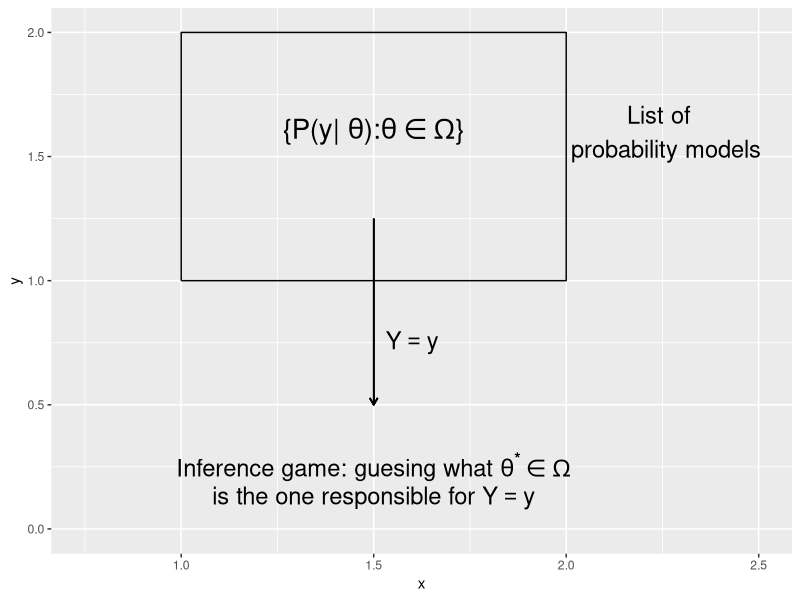
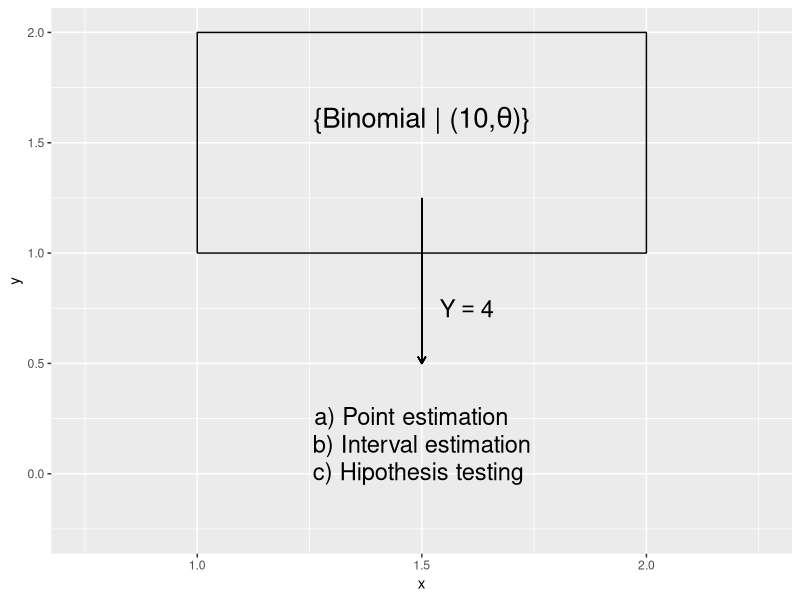
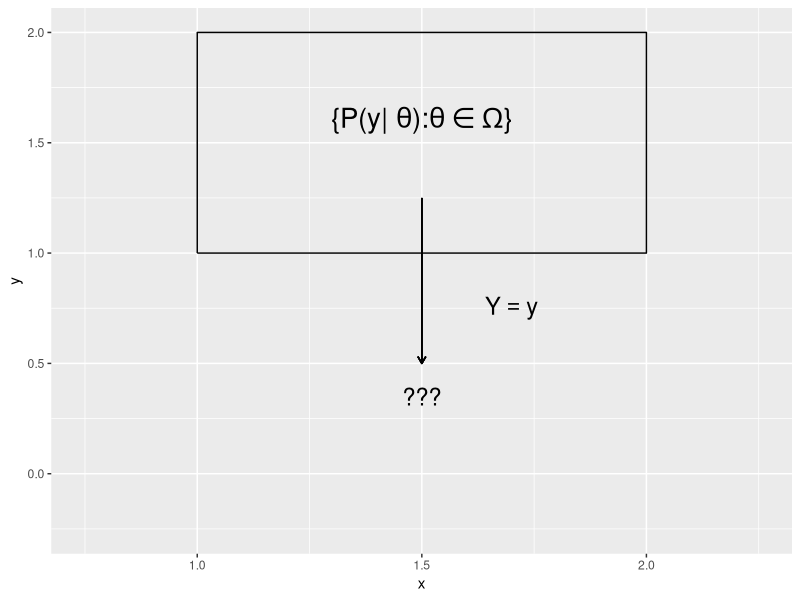
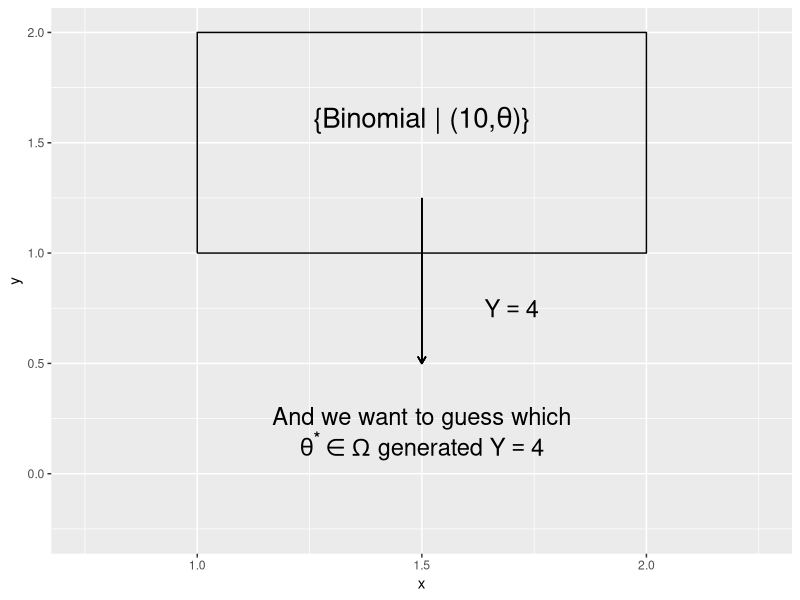
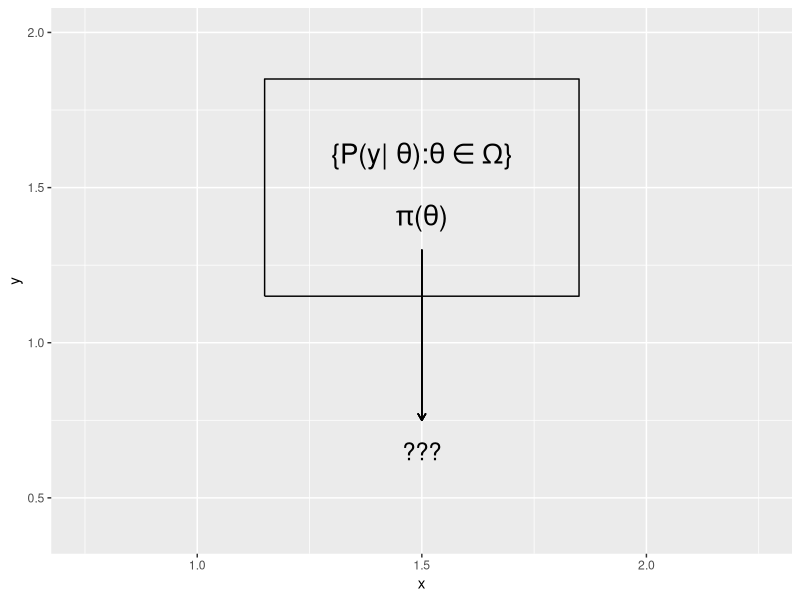
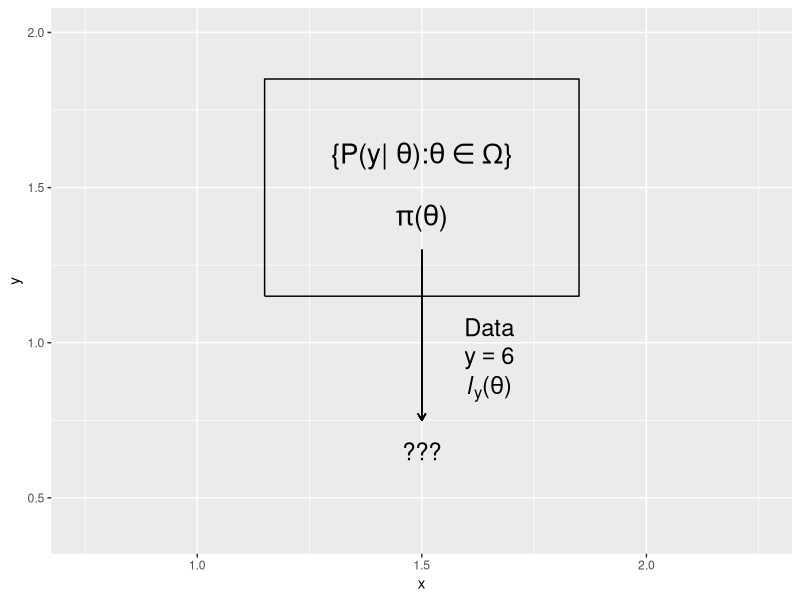
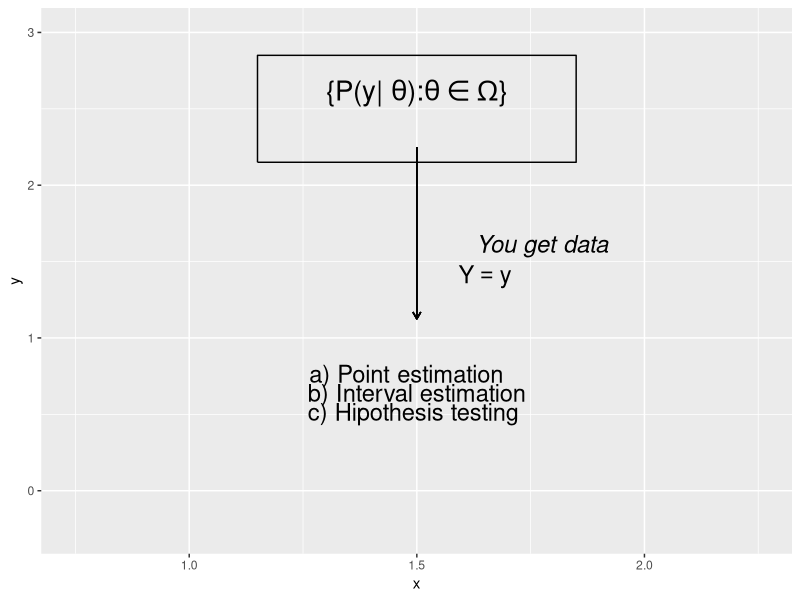
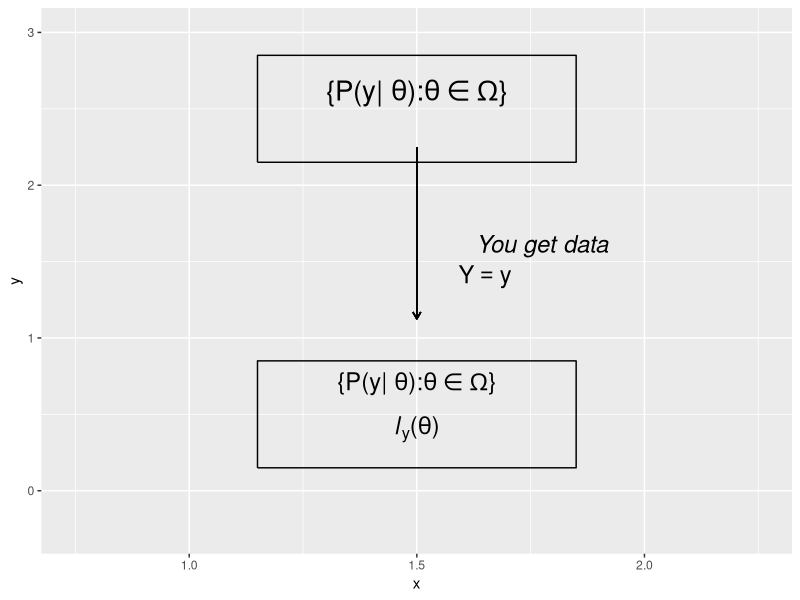

These figures' R source, in order:
library("grid")
library("ggplot2")
library("gridExtra")

nothing_theme <- theme(title = element_text(size = 20, face = "bold.italic"), 
                       panel.background = element_blank(), panel.grid.major = element_blank(), 
                       panel.grid.minor = element_blank(),
                       panel.border = element_blank(), axis.ticks = element_blank(),
                       axis.text.x = element_blank(), axis.text.y = element_blank(),
                       axis.title.x = element_blank(), axis.title.y = element_blank())

# Diagram 1 statistical model ------------------------------------------------

x <- c(1, 2, 2, 1, 1)
y <- c(1, 1, 2, 2, 1)

diagram <- data.frame(x, y)

dibuix <- ggplot(data = diagram, aes(x = x, y = y)) + ylim(0, 2) + xlim(0.75, 2.5) +
  geom_path() + 
  geom_segment(aes(x = 1.5, y = 1.25, xend = 1.5, yend = 0.5), arrow = arrow(length = unit(0.2, "cm"))) 

eq <- "'{P(y| ' * theta * '):' * theta %in% Omega * '}'"
def <- "'Inference game: guesing what ' * theta^bold('*') %in% Omega"
def2 <- "'is the one responsible for ' * Y == y"

(diagram1 <- dibuix + 
   annotate("text", x = 1.5, y = 1.6, parse = TRUE, size = 7, label = eq) +
   annotate("text", x = 2.25, y = 1.6, size = 6, label = "List of \n probability models") +
   annotate("text", x = 1.6, y = 0.75, parse = TRUE, size = 6, label = "Y == y") +
   annotate("text", x = 1.5, y = 0.25, parse = TRUE, size = 6, label = def) + 
   annotate("text", x = 1.5, y = 0.125, parse = TRUE, size = 6, label = def2))

png(filename = "figure/Statistical_model.png", width = 680)
diagram1 +  ggtitle("Statistical model") + nothing_theme
dev.off()


# Diagram 2 binomial model ------------------------------------------------

eq <- "'{Binomial | (10,' * theta * ')}'"
def1 <- "'a) Point estimation   '"
def2 <- "'b) Interval estimation'"
def3 <- "'c) Hipothesis testing '"

dibuix <- ggplot(data = diagram, aes(x = x, y = y)) + ylim(- 0.25, 2) + xlim(0.75, 2.25) +
  geom_path() + 
  geom_segment(aes(x = 1.5, y = 1.25, xend = 1.5, yend = 0.5), arrow = arrow(length = unit(0.2, "cm"))) 


(diagram2 <- dibuix + 
   annotate("text", x = 1.5, y = 1.6, parse = TRUE, size = 7, label = eq) +
   annotate("text", x = 1.6, y = 0.75, parse = TRUE, size = 6, label = "Y == 4") +
   annotate("text", x = 1.5, y = 0.25, parse = TRUE, size = 6, label = def1) + 
   annotate("text", x = 1.5, y = 0.125, parse = TRUE, size = 6, label = def2) + 
   annotate("text", x = 1.5, y = 0, parse = TRUE, size = 6, label = def3))

png(filename = "figure/exemple_binomial.png")
diagram2 +  ggtitle("Binomial model") + nothing_theme
dev.off()


# Diagram 3 stat_binom model ------------------------------------------------

x <- c(1, 2, 2, 1, 1)
y <- c(1, 1, 2, 2, 1)

diagram <- data.frame(x, y)

dibuix <- ggplot(data = diagram, aes(x = x, y = y)) + ylim(- 0.25, 2) + xlim(0.75, 2.25) +
  geom_path() + 
  geom_segment(aes(x = 1.5, y = 1.25, xend = 1.5, yend = 0.5), arrow = arrow(length = unit(0.2, "cm"))) 

eq <- "'{P(y| ' * theta * '):' * theta %in% Omega * '}'"


(diagram1 <- dibuix + 
   annotate("text", x = 1.5, y = 1.6, parse = TRUE, size = 7, label = eq) +
   annotate("text", x = 1.7, y = 0.75, parse = TRUE, size = 6, label = "Y == y") +
   annotate("text", x = 1.5, y = 0.35, parse = TRUE, size = 6, label = "'???'"))

eq <- "'{Binomial | (10,' * theta * ')}'"

expl1 <- "'And we want to guess which'"
expl2 <- "theta^bold('*') %in% Omega * ' generated ' * Y == 4"

dibuix <- ggplot(data = diagram, aes(x = x, y = y)) + ylim(- 0.25, 2) + xlim(0.75, 2.25) +
  geom_path() + 
  geom_segment(aes(x = 1.5, y = 1.25, xend = 1.5, yend = 0.5), arrow = arrow(length = unit(0.2, "cm"))) 

(diagram2 <- dibuix + 
   annotate("text", x = 1.5, y = 1.6, parse = TRUE, size = 7, label = eq) +
   annotate("text", x = 1.7, y = 0.75, parse = TRUE, size = 6, label = "Y == 4") + 
   annotate("text", x = 1.5, y = 0.25, parse = TRUE, size = 6, label = expl1) +
   annotate("text", x = 1.5, y = 0.125, parse = TRUE, size = 6, label = expl2))


p1 <- diagram1 +  ggtitle("Statistical model") + nothing_theme
p2 <- diagram2 +  ggtitle("Binomial model") + nothing_theme

png(filename = "figure/stat_mod_binom.png", width = 680)
grid.arrange(p1, p2, ncol = 2)
dev.off()

# Diagram 4 bayesian model ------------------------------------------------

x <- c(1, 2, 2, 1, 1) + 0.15*c(1, -1, -1, 1, 1)
y <- c(1, 1, 2, 2, 1) + 0.15*c(1, 1, -1, -1, 1)

diagram <- data.frame(x, y)

dibuix <- ggplot(data = diagram, aes(x = x, y = y)) + ylim(0.4, 2) + xlim(0.75, 2.25) +
  geom_path() + 
  geom_segment(aes(x = 1.5, y = 1.3, xend = 1.5, yend = 0.75), arrow = arrow(length = unit(0.2, "cm"))) 

eq <- "'{P(y| ' * theta * '):' * theta %in% Omega * '}'"
pi <- "pi * '(' * theta * ')'"
def <- "'???'"


(diagram4 <- dibuix + 
   annotate("text", x = 1.5, y = 1.6, parse = TRUE, size = 7, label = eq) +
   annotate("text", x = 1.5, y = 1.4, parse = TRUE, size = 7, label = pi) + 
   annotate("text", x = 1.5, y = 0.65, parse = TRUE, size = 6, label = def))

png(filename = "figure/bayesian_model.png")
diagram4 +  ggtitle("Bayesian model") + nothing_theme
dev.off()



# Diagram 5 bayesian model ------------------------------------------------

data <- "'Data'"
eq <- "y == 6"
lik <- "italic(l)[y] * '(' * theta * ')'"

(diagram5 <- diagram4 + 
  annotate("text", x = 1.65, y = 1.05, parse = TRUE, size = 6, label = data) +
  annotate("text", x = 1.65, y = 0.95, parse = TRUE, size = 6, label = eq) + 
  annotate("text", x = 1.65, y = 0.85, parse = TRUE, size = 6, label = lik))

png(filename = "figure/bayesian_model_amp.png")
diagram5 +  ggtitle("Bayesian model") + nothing_theme
dev.off()


# Diagram 6 All models compared -------------------------------------------

eq <- "'{P(y| ' * theta * '):' * theta %in% Omega * '}'"
def1 <- "'a) Point estimation   '"
def2 <- "'b) Interval estimation'"
def3 <- "'c) Hipothesis testing '"

diagram1 <- diagram
diagram1$y <- diagram1$y + 1

dibuix <- ggplot(data = diagram1, aes(x = x, y = y)) + ylim(- 0.25, 3) + xlim(0.75, 2.25) +
  geom_path() + 
  geom_segment(aes(x = 1.5, y = 2.25, xend = 1.5, yend = 1.125), arrow = arrow(length = unit(0.2, "cm"))) 

text1 <- "italic('You get data')"
text2 <- "Y == y"

(diagram2 <- dibuix + 
   annotate("text", x = 1.5, y = 2.6, parse = TRUE, size = 7, label = eq) +
   annotate("text", x = 1.775, y = 1.6, parse = TRUE, size = 6, label = text1) +
   annotate("text", x = 1.65, y = 1.4, parse = TRUE, size = 6, label = text2) +
   annotate("text", x = 1.5, y = 0.75, parse = TRUE, size = 6, label = def1) + 
   annotate("text", x = 1.5, y = 0.625, parse = TRUE, size = 6, label = def2) + 
   annotate("text", x = 1.5, y = 0.5, parse = TRUE, size = 6, label = def3))

fre_mod <- diagram2 +  ggtitle("Frequentist model") + nothing_theme

diagram2 <- diagram
diagram2$y <- diagram2$y -1

dibuix2 <- dibuix + geom_path(data = diagram2)

lik <- "italic(l)[y] * '(' * theta * ')'"

(diagram2 <- dibuix2 + 
   annotate("text", x = 1.5, y = 2.6, parse = TRUE, size = 7, label = eq) +
   annotate("text", x = 1.775, y = 1.6, parse = TRUE, size = 6, label = text1) +
   annotate("text", x = 1.65, y = 1.4, parse = TRUE, size = 6, label = text2) +
   annotate("text", x = 1.5, y = 0.7, parse = TRUE, size = 6, label = eq) + 
   annotate("text", x = 1.5, y = 0.4, parse = TRUE, size = 6, label = lik))

lik_mod <- diagram2 +  ggtitle("Likelihood based model") + nothing_theme

prior <- "pi * '(' * theta * ')'"
posterior <- "pi * '(' * theta * '| y)'"

(diagram2 <- dibuix2 + 
   annotate("text", x = 1.5, y = 2.6, parse = TRUE, size = 7, label = eq) +
   annotate("text", x = 1.5, y = 2.4, parse = TRUE, size = 7, label = prior) +
   annotate("text", x = 1.775, y = 1.6, parse = TRUE, size = 6, label = text1) +
   annotate("text", x = 1.65, y = 1.4, parse = TRUE, size = 6, label = text2) +
   annotate("text", x = 1.5, y = 0.7, parse = TRUE, size = 6, label = eq) + 
   annotate("text", x = 1.5, y = 0.5, parse = TRUE, size = 6, label = posterior))

bay_mod <- diagram2 +  ggtitle("Bayesian model") + nothing_theme

png(filename = "figure/all_models.png", width = 980)
grid.arrange(fre_mod, lik_mod, bay_mod, ncol = 3)
dev.off()



